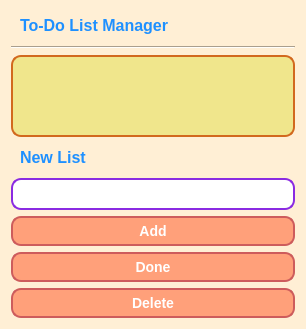
<?xml version="1.0" encoding="UTF-8"?>
<ui version="4.0">
 <class>Form</class>
 <widget class="QWidget" name="Form">
  <property name="geometry">
   <rect>
    <x>0</x>
    <y>0</y>
    <width>306</width>
    <height>261</height>
   </rect>
  </property>
  <property name="windowTitle">
   <string>Form</string>
  </property>
  <property name="styleSheet">
   <string notr="true">QWidget {
    background-color: #ffefd5; 
    font-family: &quot;Comic Sans MS&quot;, sans-serif;
    color: #2f4f4f;
    font-size: 14px;
}</string>
  </property>
  <layout class="QGridLayout" name="gridLayout">
   <item row="0" column="0">
    <widget class="QLabel" name="label">
     <property name="styleSheet">
      <string notr="true">QLabel {
    color: #1e90ff;
    font-weight: bold;
    font-size: 16px;
    border: none;
    padding: 5px;
}
</string>
     </property>
     <property name="text">
      <string>To-Do List Manager</string>
     </property>
    </widget>
   </item>
   <item row="1" column="0">
    <widget class="Line" name="line">
     <property name="orientation">
      <enum>Qt::Horizontal</enum>
     </property>
    </widget>
   </item>
   <item row="2" column="0">
    <widget class="QListWidget" name="listWidget">
     <property name="styleSheet">
      <string notr="true">QListWidget {
    background-color: #f0e68c; 
    border: 2px solid #d2691e; 
    border-radius: 10px;
    padding: 5px;
    font-size: 14px;
    color: #2f4f4f;
}

QListWidget::item {
    padding: 5px;
    border: 1px solid transparent;
    border-radius: 5px;
}

QListWidget::item:hover {
    background-color: #ffa500;
    color: #ffffff; 
}

QListWidget::item:selected {
    background-color: #ff4500;
    color: #ffffff;
    border: 1px solid #000000; 
}</string>
     </property>
    </widget>
   </item>
   <item row="3" column="0">
    <widget class="QLabel" name="label_2">
     <property name="styleSheet">
      <string notr="true">QLabel {
    color: #1e90ff; 
    font-weight: bold;
    font-size: 16px;
    border: none;
    padding: 5px;
}
</string>
     </property>
     <property name="text">
      <string>New List</string>
     </property>
    </widget>
   </item>
   <item row="4" column="0">
    <widget class="QLineEdit" name="lineEdit">
     <property name="styleSheet">
      <string notr="true">QLineEdit {
    background-color: #ffffff;
    border: 2px solid #8a2be2;
    border-radius: 10px;
    padding: 5px;
    font-size: 14px;
    color: #2f4f4f;
}

QLineEdit:focus {
    border: 2px solid #ffa07a;
}</string>
     </property>
    </widget>
   </item>
   <item row="5" column="0">
    <widget class="QPushButton" name="pushButton_2">
     <property name="styleSheet">
      <string notr="true">QPushButton {
    background-color: #ffa07a; 
    border: 2px solid #cd5c5c;
    border-radius: 10px;
    color: #ffffff; 
    font-weight: bold;
    padding: 5px 10px;
}

QPushButton:hover {
    background-color: #f08080; 
    border: 2px solid #8b0000; 
}

QPushButton:pressed {
    background-color: #cd5c5c; 
    border: 2px solid #8b0000; 
}

QPushButton:disabled {
    background-color: #d3d3d3; 
    border: 2px solid #a9a9a9; 
    color: #7f7f7f; 
}</string>
     </property>
     <property name="text">
      <string>Add</string>
     </property>
    </widget>
   </item>
   <item row="6" column="0">
    <widget class="QPushButton" name="pushButton_3">
     <property name="styleSheet">
      <string notr="true">QPushButton {
    background-color: #ffa07a; 
    border: 2px solid #cd5c5c;
    border-radius: 10px;
    color: #ffffff; 
    font-weight: bold;
    padding: 5px 10px;
}

QPushButton:hover {
    background-color: #f08080; 
    border: 2px solid #8b0000; 
}

QPushButton:pressed {
    background-color: #cd5c5c; 
    border: 2px solid #8b0000; 
}

QPushButton:disabled {
    background-color: #d3d3d3; 
    border: 2px solid #a9a9a9; 
    color: #7f7f7f; 
}</string>
     </property>
     <property name="text">
      <string>Done</string>
     </property>
    </widget>
   </item>
   <item row="7" column="0">
    <widget class="QPushButton" name="pushButton_4">
     <property name="styleSheet">
      <string notr="true">QPushButton {
    background-color: #ffa07a; 
    border: 2px solid #cd5c5c;
    border-radius: 10px;
    color: #ffffff; 
    font-weight: bold;
    padding: 5px 10px;
}

QPushButton:hover {
    background-color: #f08080; 
    border: 2px solid #8b0000; 
}

QPushButton:pressed {
    background-color: #cd5c5c; 
    border: 2px solid #8b0000; 
}

QPushButton:disabled {
    background-color: #d3d3d3; 
    border: 2px solid #a9a9a9; 
    color: #7f7f7f; 
}</string>
     </property>
     <property name="text">
      <string>Delete</string>
     </property>
    </widget>
   </item>
  </layout>
 </widget>
 <resources/>
 <connections/>
</ui>
